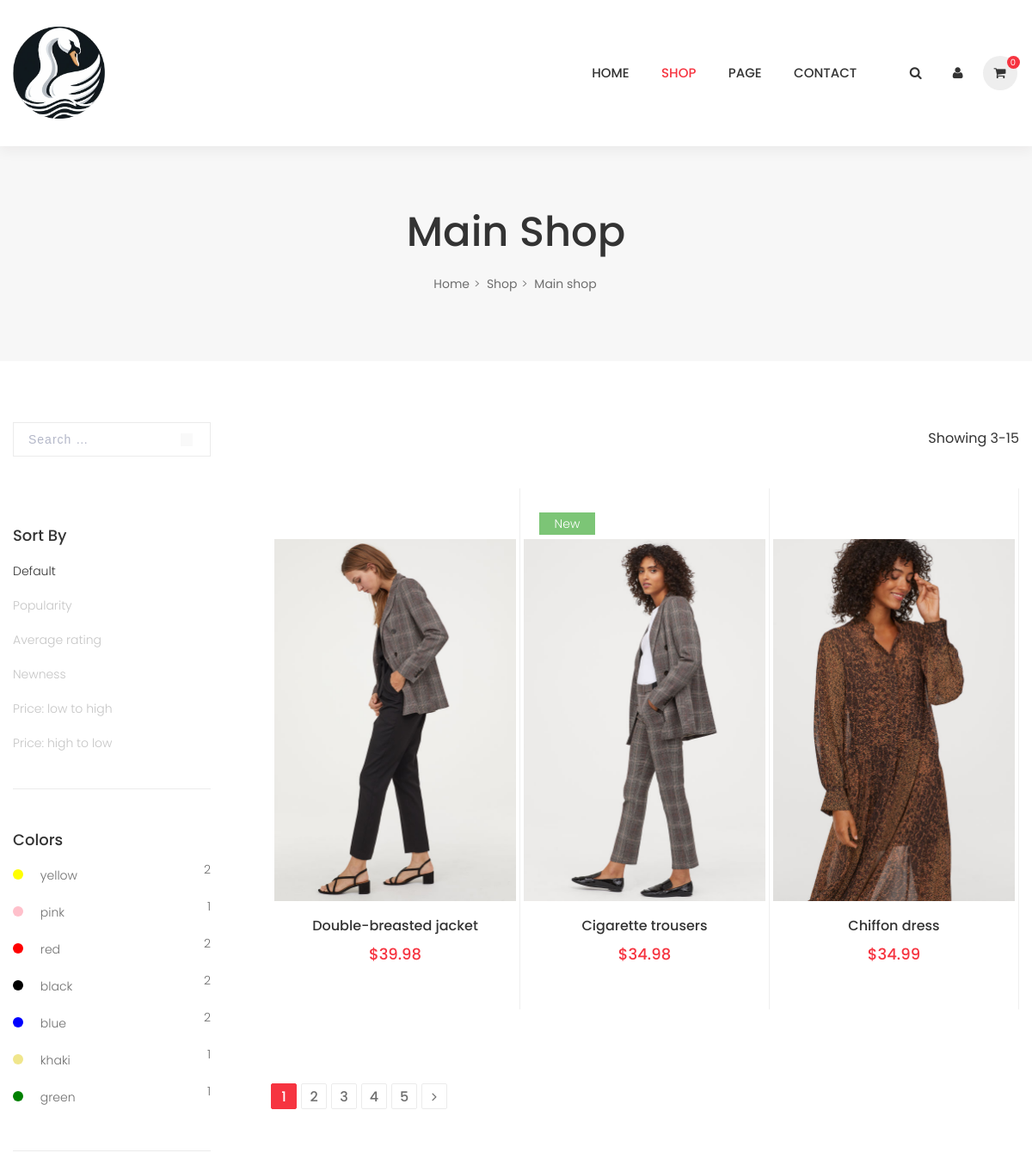
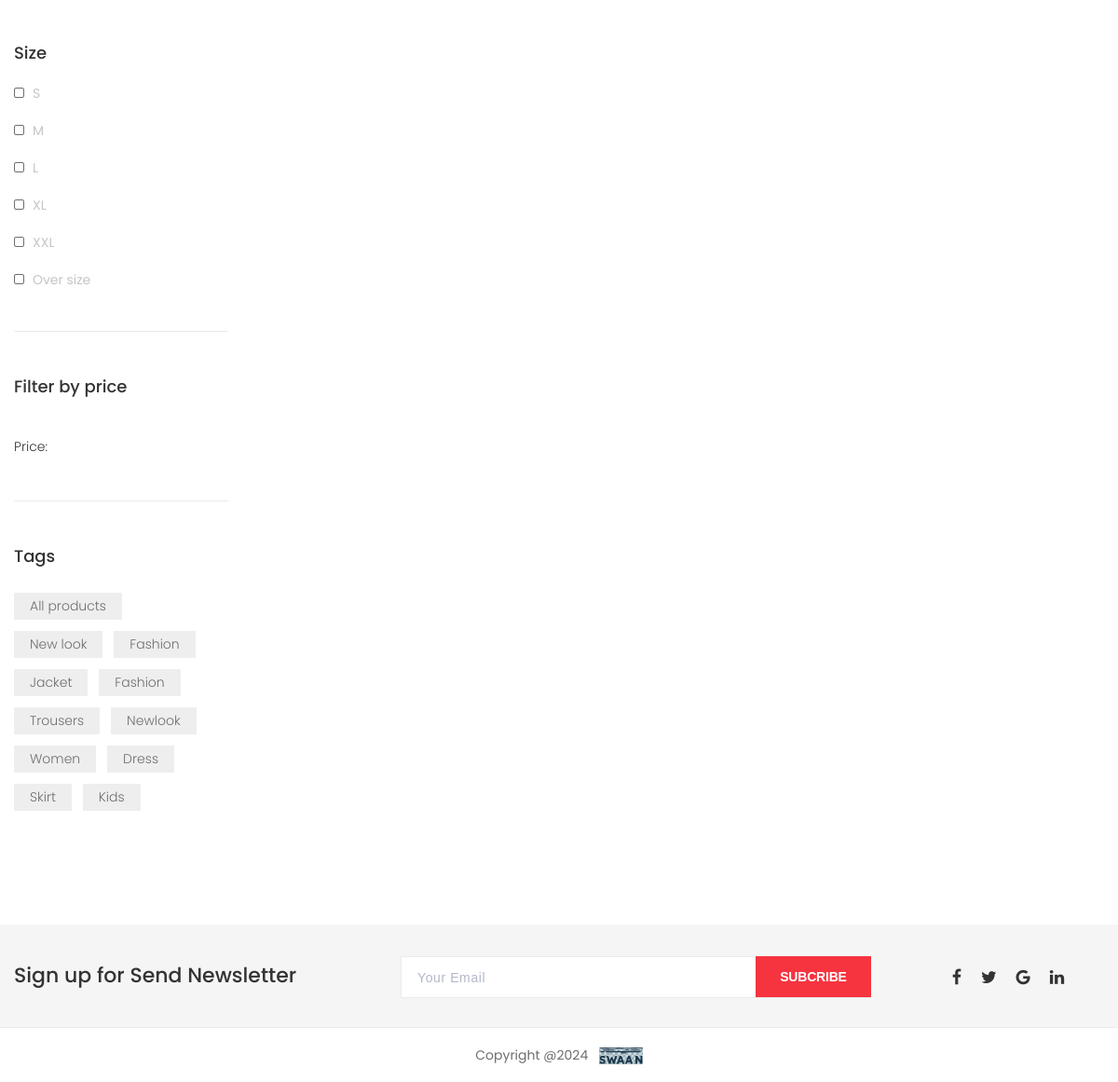
/store/, run on the app's committed database (2 pictures, top to bottom).
### store/models.py (models this page shows, shortened)
class Variation(models.Model):
    product=models.ForeignKey(Product,on_delete=models.CASCADE)
    variation_category=models.CharField(max_length=100,choices=variation_category_choice)
    variation_value=models.CharField(max_length=100)
    is_active=models.BooleanField(default=True)
    created_at=models.DateTimeField(auto_now_add=True)
    objects=VariationManager()

class Product(models.Model):
    category=models.ForeignKey('Category',on_delete=models.CASCADE)
    name = models.CharField(max_length=200)
    slug=models.SlugField(max_length=500,unique=True)
    description = models.TextField()
    price = models.DecimalField(max_digits=5, decimal_places=2)
    old_price = models.DecimalField(max_digits=5, decimal_places=2,default=0,blank=True)
    image = models.ImageField(upload_to='photos/products', blank=True)
    image_1 = models.ImageField(upload_to='photos/products', blank=True)
    image_2 = models.ImageField(upload_to='photos/products', blank=True)
    thumbnail = ImageSpecField(source='image',
                               processors=[ResizeToFill(50, 60)],
                               format="JPEG",
                               options={'quality': 60})
    thumbnail_1 = ImageSpecField(source='image_1',
                                processors=[ResizeToFill(50, 60)],
                                format="JPEG",
                                options={'quality': 60})
    thumbnail_2 = ImageSpecField(source='image_2',
                                processors=[ResizeToFill(50, 60)],
                                format="JPEG",
                                options={'quality': 60})
    stock=models.IntegerField()
    is_available=models.BooleanField(default=True)
    is_new=models.BooleanField(default=False)
    on_sale=models.BooleanField(default=False)
    created_date=models.DateTimeField(auto_now_add=True)
    modified_date=models.DateTimeField(auto_now=True)
    tags = TaggableManager()

### store/views.py (the view)
# urls.py: path('', views.shop,name='shop'),
def shop(request,category_slug=None,tag=None):
   item_per_page=3
   products=None
   paged_products=None
   page=0
   if category_slug:
       category=get_object_or_404(Category,slug=category_slug)
       products=Product.objects.all().filter(category=category,is_available=True).order_by('-created_date')
   elif request.GET.get('tag'):
       tag=request.GET.get('tag')
       products=Product.objects.all().filter(tags__name__contains=tag)
   elif  request.GET.get('size'):
       size=request.GET.get('size')
       products=Product.objects.all().filter(variation__variation_value=size).order_by('-created_date')
   elif request.GET.get('color'):
       color=request.GET.get('color')
       products=Product.objects.all().filter(variation__variation_value=color).order_by('-created_date')
   else:
        products=Product.objects.all().order_by('-created_date')
   paginator=Paginator(products,3)
   page=request.GET.get('page')
   paged_products=paginator.get_page(page)
   paged=int(page) if page!=None else 1
   tags=[]
   colors={}
   sizes={}
   for product in products:
      if not product.tags.all() in tags:
         for i in product.tags.all():
            if i.name not in tags:
               tags.append(i.name)
      variations=Variation.objects.filter(product=product)
      for variation in variations:
         if variation.variation_category =='color' and  variation.variation_value not in colors:
            colored_prod=Variation.objects.filter(variation_value=variation.variation_value).count()
            colors[variation.variation_value]=colored_prod
         if variation.variation_category =='size' and  variation.variation_value not in sizes:
            sizes[variation.variation_value]=Variation.objects.filter(variation_value=variation.variation_value).count()
   context={
       'products':paged_products,
       'start_count': paged_products.object_list.count()+(paged-1)*item_per_page ,
       'paged_products':products.count(),
       'products_count':Product.objects.all().count(),
       'tags':tags,
       'colors':colors,
       'sizes':sizes,
    }
   return render (request, 'shop/shop.html',context)

### project/context_processors.py (called while the page is built)
def _cart_id(request):
    cart = request.session.session_key
    if not cart:
        request.session['cart'] = cart
    return cart

def get_categories(request):
    categories=Category.objects.all()
    return  {'categories':categories}

def get_cart_count(request):
    items_count=0
    cart_items={}
    if 'admin' in request.path:
        return {}
    else:
        try:
            cart=Cart.objects.filter(cart_id=_cart_id(request))
            if request.user.is_authenticated:
                cart_items=CartItem.objects.all().filter(user=request.user)
            else:
                cart_items=CartItem.objects.all().filter(cart=cart[:1])
            for item in cart_items:
                items_count+=item.quantity
        except Cart.DoesNotExist:
            items_count=0
    return {'cart_count':items_count}

def get_cart_items(request):
    cart_items=None
    if 'admin' in request.path:
        return {}
    else:
        try:
            cart=Cart.objects.filter(cart_id=_cart_id(request))
            if request.user.is_authenticated:
                cart_items=CartItem.objects.all().filter(user=request.user)
            else:
                cart_items=CartItem.objects.all().filter(cart=cart[:1])
        except Cart.DoesNotExist:
            cart_items=None
    return {'cart_items':cart_items}

### templates/shop/shop.html (shortened to what this page needs)
{% extends 'base.html' %}
{% load static %}
{% block content %}
<div class="page-title parallax parallax1">
    <div class="container">
        <div class="row">
            <div class="col-md-12">
                <div class="page-title-heading">
                    <h1 class="title">Main Shop</h1>
                </div>
                <div class="breadcrumbs">
                    <ul>
                        <li><a href="index.html">Home</a></li>
                        <li><a href="shop-3col.html">Shop</a></li>
                        <li><a href="shop-3col-slide.html">Main shop</a></li>
                    </ul>
                </div>
            </div>
        </div>
    </div>
</div>
<section class="flat-row main-shop shop-slidebar">
    <div class="container">
        <div class="row">
            <div class="col-md-3">
                <div class="sidebar slidebar-shop">
                    <div class="widget widget-search">
                        <form method="get" class="search-form" action="{% url 'search' %}">
                            <label>
                                <input type="search" class="search-field" placeholder="Search …" value="" name="keyword" />
                            </label>
                            <input type="submit" class="search-submit" value="Search" />
                        </form>
                    </div>
                    <div class="widget widget-sort-by">
                        <h5 class="widget-title">Sort By</h5>
                        <ul>
                            <li><a class="{% if request.COOKIES.sort == 'default' %}active{% elif not request.COOKIES.sort %}active{% endif %}" href="{% url 'sort_by' %}" onclick="document.cookie='sort=default; path=/; expires=' +new Date(new Date().getTime()+7*24*60*60*1000).toUTCString();">Default</a></li>
                            <li><a class="{% if request.COOKIES.sort == 'popular' %}active{% endif %}" href="{% url 'sort_by' %}" onclick="document.cookie='sort=popular; path=/; expires=' +new Date(new Date().getTime()+7*24*60*60*1000).toUTCString();">Popularity</a></li>
                            <li><a class="{% if request.COOKIES.sort == 'rating' %}active{% endif %}" href="{% url 'sort_by' %}" onclick="document.cookie='sort=rating; path=/; expires=' +new Date(new Date().getTime()+7*24*60*60*1000).toUTCString();">Average rating</a></li>
                            <li><a class="{% if request.COOKIES.sort == 'new' %}active{% endif %}" href="{% url 'sort_by' %}" onclick="document.cookie='sort=new; path=/; expires=' +new Date(new Date().getTime()+7*24*60*60*1000).toUTCString();">Newness</a></li>
                            <li><a class="{% if request.COOKIES.sort == 'low_to_high' %}active{% endif %}" href="{% url 'sort_by' %}" onclick="document.cookie='sort=low_to_high; path=/; expires=' +new Date(new Date().getTime()+7*24*60*60*1000).toUTCString();">Price: low to high</a></li>
                            <li><a class="{% if request.COOKIES.sort == 'high_to_low' %}active{% endif %}" href="{% url 'sort_by' %}" onclick="document.cookie='sort=high_to_low; path=/; expires=' +new Date(new Date().getTime()+7*24*60*60*1000).toUTCString();">Price: high to low</a></li>
                        </ul>
                    </div>
                    <div class="widget widget-color">
                        <h5 class="widget-title">Colors</h5>
                        <ul class="flat-color-list icon-left">
                            {% if colors %}
                            {% for key,value in colors.items %}
                            <li {% if key in request.GET.color %}style='font-weight: bold;'{% endif %}>
                                <a  href="{% url 'shop' %}?color={{key}}" class="{{key}}" style='background-color:{{key}}'></a>
                                <a  href="{% url 'shop' %}?color={{key}}" >
                                <span class='ml-3'>{{key}}</span>
                                </a>
                                <span class="pull-right">{{value}}</span>
                            </li>
                            {% endfor %}
                            {% endif %}
                        </ul>
                    </div>
                    <div class="widget widget-size">
                        <h5 class="widget-title">Size</h5>
                        <ul>
                            {% if sizes %}
                            {% for key,value in sizes.items %}
                            <li class="checkbox">
                                <label for="{{key}}">
                                    <a href=""{% url 'shop' %}?size={{key}}"">{{key}}</a>
                                </label>
                            </li>
                            {% endfor %}
                            {% endif %}
                        </ul>
                    </div>
                    <div class="widget widget-price">
                        <h5 class="widget-title">Filter by price</h5>
                        <div class="price-filter">
                            <p class="amount">
                                Price: <input type="text" id="amount" disabled="" />
                            </p>
                        </div>
                    </div>
                    <div class="widget widget_tag">
                        <h5 class="widget-title">Tags</h5>
                        <div class="tag-list">
                            <a href="#">All products</a>
                            {% for tag in tags  %}
                            <a href="{% url 'shop' %}?tag={{tag}}">{{tag | capfirst}}</a>
                            {% endfor %}
                        </div>
                    </div>
                </div>
            </div>
            <div class="col-md-9">
                <div class="filter-shop clearfix">
                    {% if not 'search' in request.path %}
                    <p class="showing-product float-right">Showing {{ start_count }}-{{ paged_products}}</p>
                    {% endif %}
                </div>
                <div class="product-content product-threecolumn product-slidebar clearfix">
                    <ul class="product style2 sd1">
                        {% for product in products %}
                        <li class="product-item p-1">
                            <div class="product-thumb clearfix">
                                <a href="{% url 'product' product.id %}">
                                    <img src="{{product.image.url}}" alt="image" />
                                </a>
                                {% if product.is_new %}
                                <span class="new">New</span>
                                {% endif %}
                            </div>
                            <div class="product-info clearfix">
                                <br />
                                <span class="product-title">{{product.name}}</span>
                                <div class="price">
                                    <ins>
                                        <span class="amount">${{product.price}}</span>
                                    </ins>
                                </div>
                            </div>
                        </li>
                        {% endfor %}
                    </ul>
                </div>
              <div class="product-pagination text-center clearfix">
                {% if products.has_other_pages %}
                <nav>
                    <ul class="flat-pagination pagination">
                        {% for i in products.paginator.page_range %}
                           {% if products.number == i %}
                           <li class='active'><a href="#">{{i}}</a></li>
                           {% else %}
                           <li ><a href="?page={{i}}">{{i}}</a></li>
                           {% endif %}
                        {% endfor %}
                        {% if products.has_next %}
                        <li >
                            <a href="?page={{products.next_page_number}}"><i class="fa fa-angle-right"></i></a>
                        </li>
                        {% endif %}
                    </ul>
                </nav>
                    {% endif %}
                </div>
            </div>
            </div>
        </div>
    </div>
<section class="flat-row mail-chimp">
    <div class="container">
        <div class="row">
            <div class="col-md-4">
                <div class="text">
                    <h3>Sign up for Send Newsletter</h3>
                </div>
            </div>
            <div class="col-md-8">
                <div class="subscribe clearfix">
                    <form action="#" method="post" accept-charset="utf-8" id="subscribe-form">
                        <div class="subscribe-content">
                            <div class="input">
                                <input type="email" name="subscribe-email" placeholder="Your Email" />
                            </div>
                            <div class="button">
                                <button type="button" onclick="alert('Thank you for subscriping with us.')">SUBCRIBE</button>
                            </div>
                        </div>
                    </form>
                    <ul class="flat-social">
                        <li>
                            <a href="https://facebook.com" target="_blank"><i class="fa fa-facebook"></i></a>
                        </li>
                        <li>
                            <a href="https://twitter.com" target="_blank"><i class="fa fa-twitter"></i></a>
                        </li>
                        <li>
                            <a href="https://google.com" target="_blank"><i class="fa fa-google"></i></a>
                        </li>
                        <li>
                            <a href="https://linkedin.com" target="_blank"><i class="fa fa-linkedin"></i></a>
                        </li>
                    </ul>
                </div>
            </div>
        </div>
    </div>
</section>
{% endblock content %}

### data on the page
Variation: colors "yellow"
Variation: colors "pink"
Variation: colors "red"
Variation: colors "black"
Variation: colors "blue"
Variation: colors "khaki"
Variation: colors "green"
Variation: sizes "XL"
Variation: sizes "XXL"
Variation: sizes "Over size"
Tag: name "New look"
Tag: name "Fashion"
Tag: name "Jacket"
Tag: name "Fashion"
Tag: name "Trousers"
Tag: name "Newlook"
Tag: name "Women"
Tag: name "Dress"
Tag: name "Skirt"
Tag: name "Kids"
Product: image (picture), name "Double-breasted jacket", price "39.98"
Product: image (picture), is_new "New", name "Cigarette trousers", price "34.98"
Product: image (picture), name "Chiffon dress", price "34.99"

### other printed values
{{ value }} "2" "1" "2" "2" "2" "1" "1"
{{ key }} "S" "M" "L"
{{ start_count }} "3"
{{ paged_products }} "15"
{{ i }} "1"
{{ i }} "2" "3" "4" "5"
